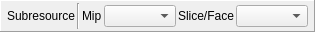
  <widget class="QFrame" name="subresourceToolbar">
   <property name="geometry">
    <rect>
     <x>10</x>
     <y>40</y>
     <width>299</width>
     <height>32</height>
    </rect>
   </property>
   <property name="sizePolicy">
    <sizepolicy hsizetype="Fixed" vsizetype="Preferred">
     <horstretch>0</horstretch>
     <verstretch>0</verstretch>
    </sizepolicy>
   </property>
   <property name="minimumSize">
    <size>
     <width>0</width>
     <height>32</height>
    </size>
   </property>
   <property name="frameShape">
    <enum>QFrame::Shape::Panel</enum>
   </property>
   <property name="frameShadow">
    <enum>QFrame::Shadow::Raised</enum>
   </property>
   <layout class="QHBoxLayout" name="horizontalLayout_6">
    <property name="spacing">
     <number>2</number>
    </property>
    <property name="leftMargin">
     <number>6</number>
    </property>
    <property name="topMargin">
     <number>2</number>
    </property>
    <property name="rightMargin">
     <number>6</number>
    </property>
    <property name="bottomMargin">
     <number>2</number>
    </property>
    <item>
     <widget class="QLabel" name="subResLabel">
      <property name="text">
       <string>Subresource</string>
      </property>
     </widget>
    </item>
    <item>
     <widget class="Line" name="line">
      <property name="orientation">
       <enum>Qt::Orientation::Vertical</enum>
      </property>
     </widget>
    </item>
    <item>
     <widget class="QLabel" name="mipLabel">
      <property name="text">
       <string>Mip</string>
      </property>
     </widget>
    </item>
    <item>
     <widget class="QComboBox" name="mipLevel">
      <property name="maxVisibleItems">
       <number>20</number>
      </property>
      <property name="sizeAdjustPolicy">
       <enum>QComboBox::SizeAdjustPolicy::AdjustToContents</enum>
      </property>
     </widget>
    </item>
    <item>
     <widget class="QLabel" name="sliceFaceLabel">
      <property name="text">
       <string>Slice/Face</string>
      </property>
     </widget>
    </item>
    <item>
     <widget class="QComboBox" name="sliceFace">
      <property name="maxVisibleItems">
       <number>20</number>
      </property>
      <property name="sizeAdjustPolicy">
       <enum>QComboBox::SizeAdjustPolicy::AdjustToContents</enum>
      </property>
     </widget>
    </item>
   </layout>
  </widget>
